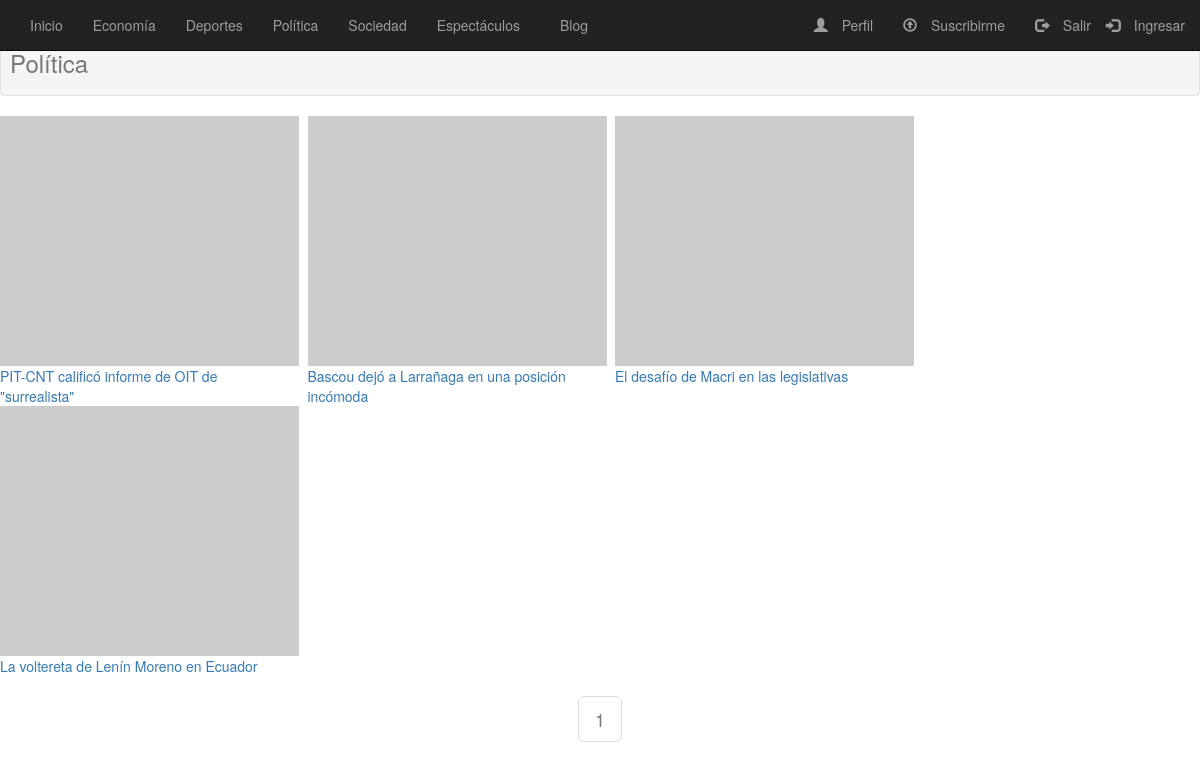
/frontend/presentacion/seccion.php?id=3, run on the app's committed database.
### tables this page shows
CREATE TABLE `seccion` (
  `id_s` int(11) NOT NULL,
  `nombre` varchar(50) DEFAULT NULL,
  `contador` int(11) DEFAULT NULL,
  `id_ed` int(11) DEFAULT NULL
);

CREATE TABLE `articulo` (
  `id_a` int(11) NOT NULL,
  `titulo` varchar(50) DEFAULT NULL,
  `fecha_a` date DEFAULT NULL,
  `contenido` varchar(7000) DEFAULT NULL,
  `autor` varchar(50) DEFAULT NULL,
  `likes` int(11) DEFAULT NULL,
  `contador_a` int(11) DEFAULT NULL,
  `id_s` int(11) DEFAULT NULL,
  `art_d` tinyint(1) DEFAULT NULL
);

### frontend/clases/model.php (called while the page is built, shortened)
<?php
    abstract class Model{
        public function __construct(){
            $this->_db = new mysqli(DB_HOST, DB_USER, DB_PASS, DB_NAME);
        }
    }

### frontend/clases/seccion.class.php (called while the page is built, shortened)
<?php
require_once('model.php');
class seccion extends Model{
    private $id;
function __construct($id='',$nombre='',$visitas='',$id_edicion='')
{
    $this->id=$id;
}
public function setId($id){
    $this->id=$id;
}
public function getId(){
    return $this->id;
}
public function listarSecciones(){
    $sql="SELECT `id_s`, `nombre` FROM `seccion`";
    $result = $this->_db->prepare($sql);
    $result->execute();
    $resultado = $result->get_result();
    $secciones = array();
    while ($row = $resultado->fetch_assoc()) {
      $secciones[] = $row;
    }
    return ($secciones);
}
public function nombreSeccion(){
    $id_s = $this->getId();
    $sql="SELECT `nombre`FROM `seccion` WHERE `id_s` =?";
    $result = $this->_db->prepare($sql);
    $result -> bind_param('i',$id_s);
    $result->execute();
    $resultado = $result->get_result();
    $row = $resultado->fetch_assoc();
    return ($row);
}
}

### frontend/clases/articulo.class.php (called while the page is built, shortened)
<?php
require_once('model.php');
class articulo extends Model{
    private $seccion;
function __construct($id='',$titulo='',$noticia='',$seccion='',$fecha='',$autor='',$destacado='',$comentario='',$visita='')
{
    $this->seccion=$seccion;
}
public function setSeccion($seccion){
    $this->seccion=$seccion;
}
public function getSeccion(){
    return $this->seccion;
}
public function listarArtXsec($offset,$artXPag){
    $id_s = $this -> getSeccion();
    $sql="SELECT `id_a`, `titulo`, `fecha_a`, `contenido`, `autor`, `id_s` FROM articulo WHERE `id_s` = ? ORDER BY fecha_a DESC LIMIT ?, ?";
    $result = $this->_db->prepare($sql);
    $result -> bind_param('iii',$id_s,$offset,$artXPag);
    $result -> execute();
    $resultado = $result->get_result();
    $articulos = array();
    while ($row = $resultado->fetch_assoc()){
        $articulos[] = $row;
    }
    return ($articulos);
}
public function cantArtXListar(){
    $id_s = $this-> getSeccion();
    $sql="SELECT COUNT(id_a) as cant FROM articulo WHERE id_s = ?";
    $result = $this->_db->prepare($sql);
    $result ->bind_param('i',$id_s);
    $result ->execute();
    $resultado = $result->get_result();
    $cant = $resultado->fetch_assoc();
    return($cant);
}
}

### frontend/presentacion/seccion.php (the view, shortened to what this page needs)
<!DOCTYPE html>
<html>
<head>
<link rel="stylesheet" href="https://maxcdn.bootstrapcdn.com/bootstrap/3.3.7/css/bootstrap.min.css">
<link rel="stylesheet" href="<?= $CSS;?>/estilos.css">
</head>
<?php
include('headerNoti.php');
require_once($CLASES_DIR . 'seccion.class.php');
$sec = New seccion();
$sec->setId($id_s);
$seccion = $sec->nombreSeccion();
require_once($CLASES_DIR . 'articulo.class.php');
$articulo = New articulo();
$articulo->setSeccion($_GET['id']);
$cantArt = $articulo->cantArtXListar();
$cantArt = $cantArt['cant'];
$artXpag = 10;
$paginasTotales = ceil($cantArt / $artXpag);
if (isset($_GET['pag']) && is_numeric($_GET['pag'])) {
    $pagActual = (int) $_GET['pag'];
 } else {
    $pagActual = 1;
 }
$offset = ($pagActual - 1) * $artXpag;
?>
<div class="well well-sm text-muted tituloSeccion"><h3><?php echo $seccion['nombre'];?></h3></div>
<div class="row">
<?php
$articulos = $articulo->listarArtXsec($offset, $artXpag);
$i=1;
foreach ($articulos as $art){
    while($i <= 3){
    ?>
    <div class="articulo">
        <div class="col-md-3 art">
            <a href="<?= $PRESENTACION;?>/noticia.php?art=<?=$art['id_a']?>">
                <div class="img"><img alt="" src="http://placehold.it/299x250/dddddd/333333"></div>
            </a>
            <div class="descArt">
                <a class="titulo" href="<?= $PRESENTACION;?>/noticia.php?art=<?=$art['id_a']?>"><?= $art['titulo']?></a>
            </div>
        </div>
    </div>
<?php
    if($i == 3){
        ?>
        </div><div class="row">
        <?php
        $i= 1;
        break;
    }else{
    $i = $i + 1;
    break;
    }
}
}
?>
</div>
<div class="text-center">
<ul class="pagination pagination-lg">
<?php
$range = 3;
for ($x = ($pagActual - $range); $x < (($pagActual + $range) + 1); $x++) {
   if (($x > 0) && ($x <= $paginasTotales)) {
      if ($x == $pagActual) {
         echo "<li class='disabled' href='#'><a>$x</a></li>";
      } else {
         echo "<li><a href='$PRESENTACION/seccion.php?id=$id_s&pag=$x'>$x</a></li>";
      }
   }
}
?>
</ul>
</div>

### frontend/presentacion/headerNoti.php (shortened to what this page needs)
<!DOCTYPE html>
<html>
<head>
<link rel="stylesheet" href="https://maxcdn.bootstrapcdn.com/bootstrap/3.3.7/css/bootstrap.min.css">
<link rel="stylesheet" href="<?= $CSS;?>/estilos.css">
</head>
<?php
require_once($CLASES_DIR . 'seccion.class.php');
$seccion = New seccion();
$secciones = $seccion->listarSecciones();
?>
<body>
  <nav class="navbar navbar-inverse navbar-fixed-top">
    <div class="container-fluid">
      	<ul class="nav navbar-nav">
          <li><a href="<?= $PRESENTACION;?>/index.php"> Inicio</a></li>
      <?php foreach($secciones as $sec): ?>
				<li><a href="<?= $PRESENTACION;?>/seccion.php?id=<?php echo $sec['id_s']?>"><?php echo $sec['nombre'];?></a></li>
      <?php endforeach; ?>
      </ul>
      <ul class="nav navbar-nav">
        <li><a href=""><span class="glyphicon glyphicon-blog"></span>Blog</a></li>
      </ul>
        <div id="notlogged">
            <ul class="nav navbar-nav navbar-right">
                <li><a href="#" data-toggle="modal" data-target="#modalLogin"><span class="glyphicon glyphicon-log-in"></span> Ingresar</a></li>
            </ul>
        </div>
      <div id="logged" class="oculto">
        <ul class="nav navbar-nav navbar-right">
            <li><a id="perfil" name="perfil" href="<?= $PRESENTACION;?>/perfil.php"><span class="glyphicon glyphicon-user"></span></span> Perfil</a></li>
            <li><a id="suscripto" href="#" data-toggle="modal" data-target="#modalSuscripcion"><span class="glyphicon glyphicon-upload"></span> Suscribirme</a></li>
            <li><a id="btnLogout" href="<?= $PRESENTACION;?>/logout.php" onclick="logoutFb()"><span class="glyphicon glyphicon-log-out"></span> Salir</a></li>
          </ul>
      </div>
    </div>
  </nav>
</body>

### backend/estilos/estilos.css (style rules this page uses)
body { margin-top:50px; }
.glyphicon { margin-right:10px; }
body { margin-top:20px; }

### data on the page
seccion: nombre "Economía"
seccion: nombre "Deportes"
seccion: nombre "Política"
seccion: nombre "Sociedad"
seccion: nombre "Espectáculos"
articulo: titulo "PIT-CNT calificó informe de OIT de \"surrealista\""
articulo: titulo "Bascou dejó a Larrañaga en una posición incómoda"
articulo: titulo "El desafío de Macri en las legislativas"
articulo: titulo "La voltereta de Lenín Moreno en Ecuador"
